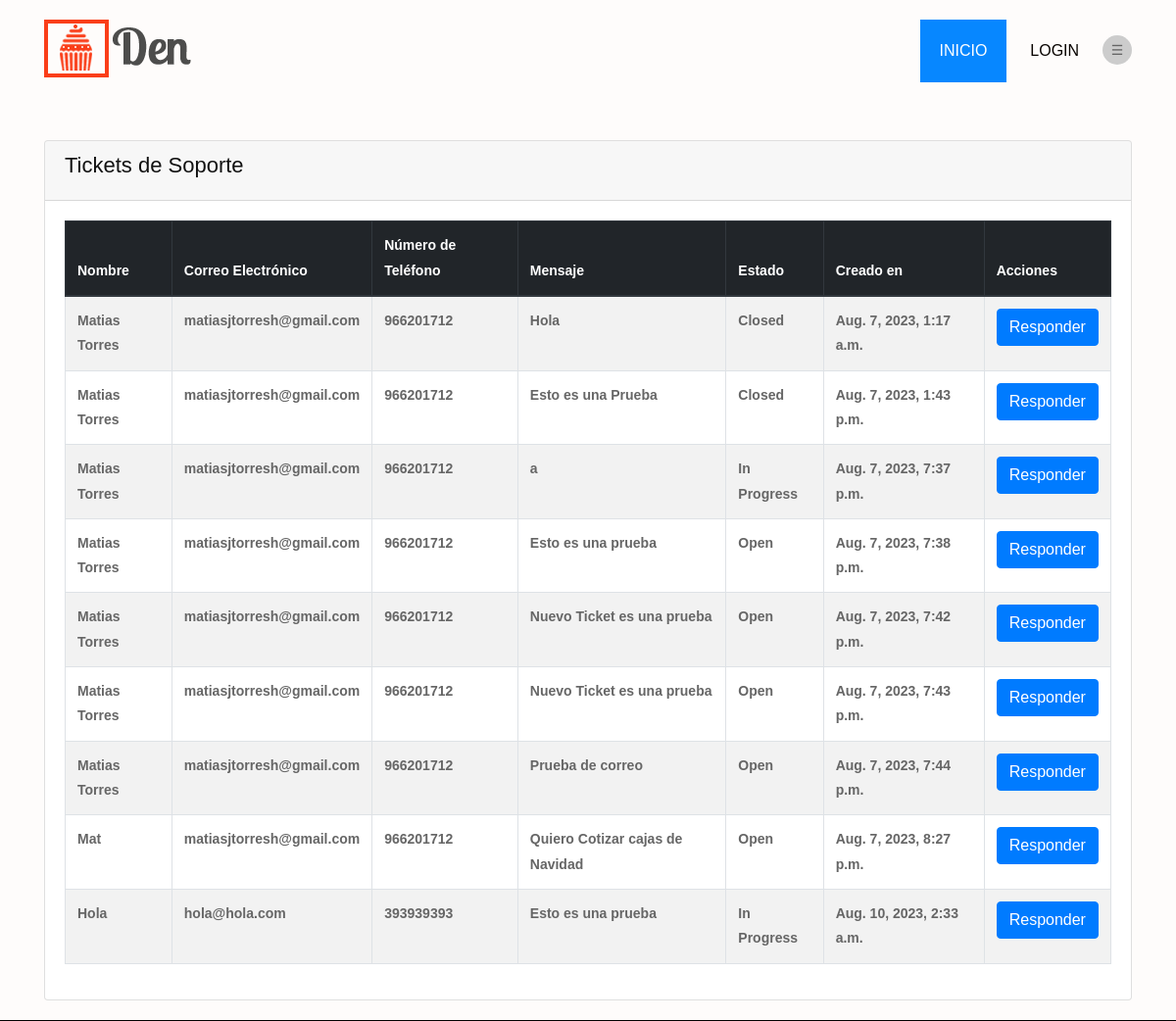
Page /create_ticket/ on the committed database.
### core/models.py (models this page shows, shortened)
class Ticket(models.Model):
    STATUS_CHOICES = (
        ('Open', 'Abierto'),
        ('In Progress', 'En Progreso'),
        ('Closed', 'Cerrado'),
    )
    name = models.CharField(max_length=100)
    email = models.EmailField()
    phone_number = models.CharField(max_length=20)
    message = models.TextField()
    status = models.CharField(max_length=20, choices=STATUS_CHOICES, default='Open')
    created_at = models.DateTimeField(default=timezone.now)
    updated_at = models.DateTimeField(default=timezone.now)
    respuesta = models.TextField(blank=True, null=True)  # Campo para almacenar la respuesta

### core/views.py (the view)
# urls.py: path('create_ticket/', views.create_ticket, name='create_ticket'),
def create_ticket(request):
    tickets = Ticket.objects.all()
    context = {'tickets': tickets}
    return render(request, "core/create_ticket.html", context)

### core/templates/core/create_ticket.html (shortened to what this page needs)
{% extends 'core/base.html' %}
{% load static %}
{% block contenido %}
<div class="container mt-4">
    <div class="card">
        <div class="card-header">
            <h2>Tickets de Soporte</h2>
        </div>
        <div class="card-body">
            <div class="table-responsive">
                <table class="table table-bordered table-striped">
                    <thead class="thead-dark">
                        <tr>
                            <th><strong>Nombre</strong></th>
                            <th><strong>Correo Electrónico</strong></th>
                            <th><strong>Número de Teléfono</strong></th>
                            <th><strong>Mensaje</strong></th>
                            <th><strong>Estado</strong></th>
                            <th><strong>Creado en</strong></th>
                            <th><strong>Acciones</strong></th>
                        </tr>
                    </thead>
                    <tbody>
                        {% for ticket in tickets %}
                        <tr>
                            <td><strong>{{ ticket.name }}</strong></td>
                            <td><strong>{{ ticket.email }}</strong></td>
                            <td><strong>{{ ticket.phone_number }}</strong></td>
                            <td><strong>{{ ticket.message }}</strong></td>
                            <td><strong>{{ ticket.status }}</strong></td>
                            <td><strong>{{ ticket.created_at }}</strong></td>
                            <td>
                                <a href="{% url 'responder_ticket' ticket.id %}" class="btn btn-primary">Responder</a>
                            </td>
                        </tr>
                        {% endfor %}
                    </tbody>
                </table>
            </div>
        </div>
    </div>
</div>
{% endblock %}

### core/static/core/css/style.css (style rules this page uses)
* { box-sizing: border-box !important; transition: ease all 0.5s; }
html { scroll-behavior: smooth; }
body { color: #666666; font-size: 14px; font-family: 'Josefin Sans', sans-serif;; line-height: 1.80857; font-weight: normal; overflow-x: hidden; }
a { color: #1f1f1f; text-decoration: none !important; outline: none !important; -webkit-transition: all .3s ease-in-out; -moz-transition: all .3s ease-in-out; -ms-transition: all .3s ease-in-out; -o-transition: all .3s ease-in-out; transition: all .3s ease-in-out; }
h1, h2, h3, h4, h5, h6 { letter-spacing: 0; font-weight: normal; position: relative; padding: 0 0 10px 0; font-weight: normal; line-height: normal; color: #111111; margin: 0 }
h2 { font-size: 22px }
*, *::after, *::before { -webkit-box-sizing: border-box; -moz-box-sizing: border-box; box-sizing: border-box; }
a { color: #ffffff; text-decoration: none; outline: none !important; }
.container { position: relative; }

### core/templates/core/base.html (style rules this page uses)
:root { --bg-color-light: #ffffff; --text-color-light: #000000; --bg-color-dark: #111111; --text-color-dark: #ffffff; }

### rows in the picture
Ticket: name "Matias Torres", email "matiasjtorresh@gmail.com", phone_number "966201712", message "Hola", status "Closed", created_at "Aug. 7, 2023, 1:17 a.m."
Ticket: name "Matias Torres", email "matiasjtorresh@gmail.com", phone_number "966201712", message "Esto es una Prueba", status "Closed", created_at "Aug. 7, 2023, 1:43 p.m."
Ticket: name "Matias Torres", email "matiasjtorresh@gmail.com", phone_number "966201712", message "a", status "In Progress", created_at "Aug. 7, 2023, 7:37 p.m."
Ticket: name "Matias Torres", email "matiasjtorresh@gmail.com", phone_number "966201712", message "Esto es una prueba", status "Open", created_at "Aug. 7, 2023, 7:38 p.m."
Ticket: name "Matias Torres", email "matiasjtorresh@gmail.com", phone_number "966201712", message "Nuevo Ticket es una prueba", status "Open", created_at "Aug. 7, 2023, 7:42 p.m."
Ticket: name "Matias Torres", email "matiasjtorresh@gmail.com", phone_number "966201712", message "Nuevo Ticket es una prueba", status "Open", created_at "Aug. 7, 2023, 7:43 p.m."
Ticket: name "Matias Torres", email "matiasjtorresh@gmail.com", phone_number "966201712", message "Prueba de correo", status "Open", created_at "Aug. 7, 2023, 7:44 p.m."
Ticket: name "Mat", email "matiasjtorresh@gmail.com", phone_number "966201712", message "Quiero Cotizar cajas de Navidad", status "Open", created_at "Aug. 7, 2023, 8:27 p.m."
Ticket: name "Hola", email "hola@hola.com", phone_number "393939393", message "Esto es una prueba", status "In Progress", created_at "Aug. 10, 2023, 2:33 a.m."
